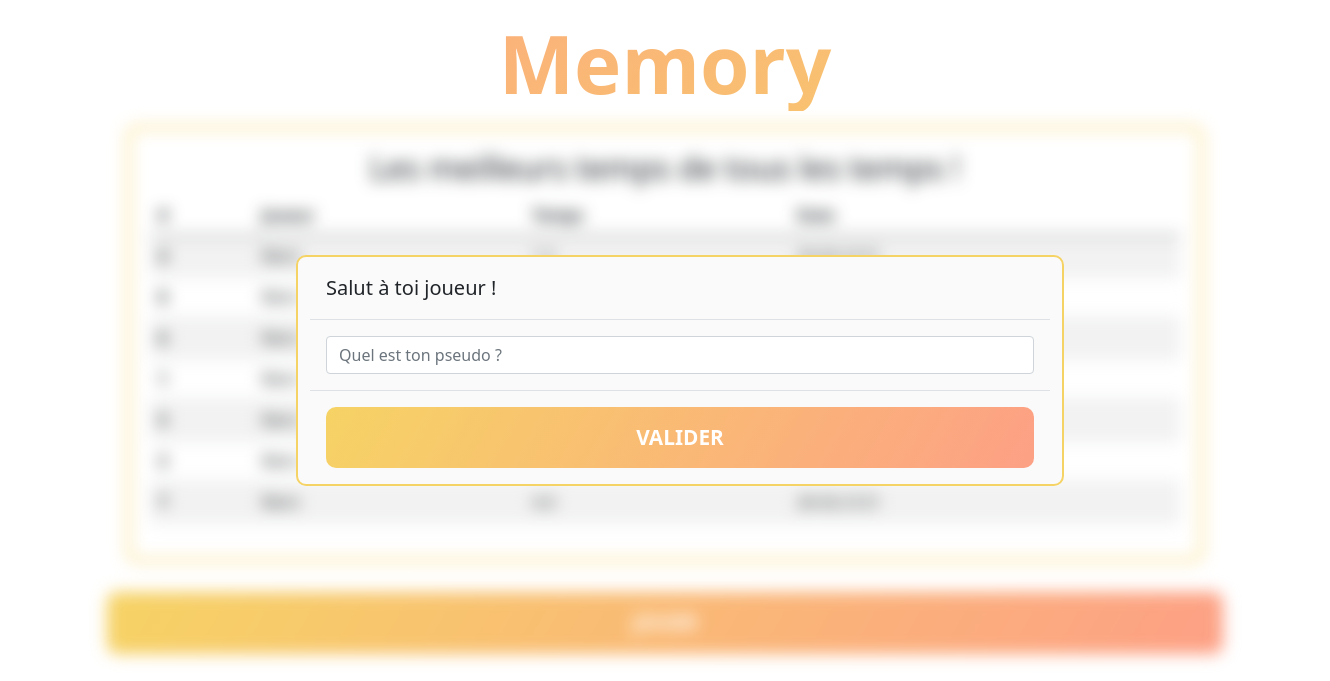
Before: / with the older database file.
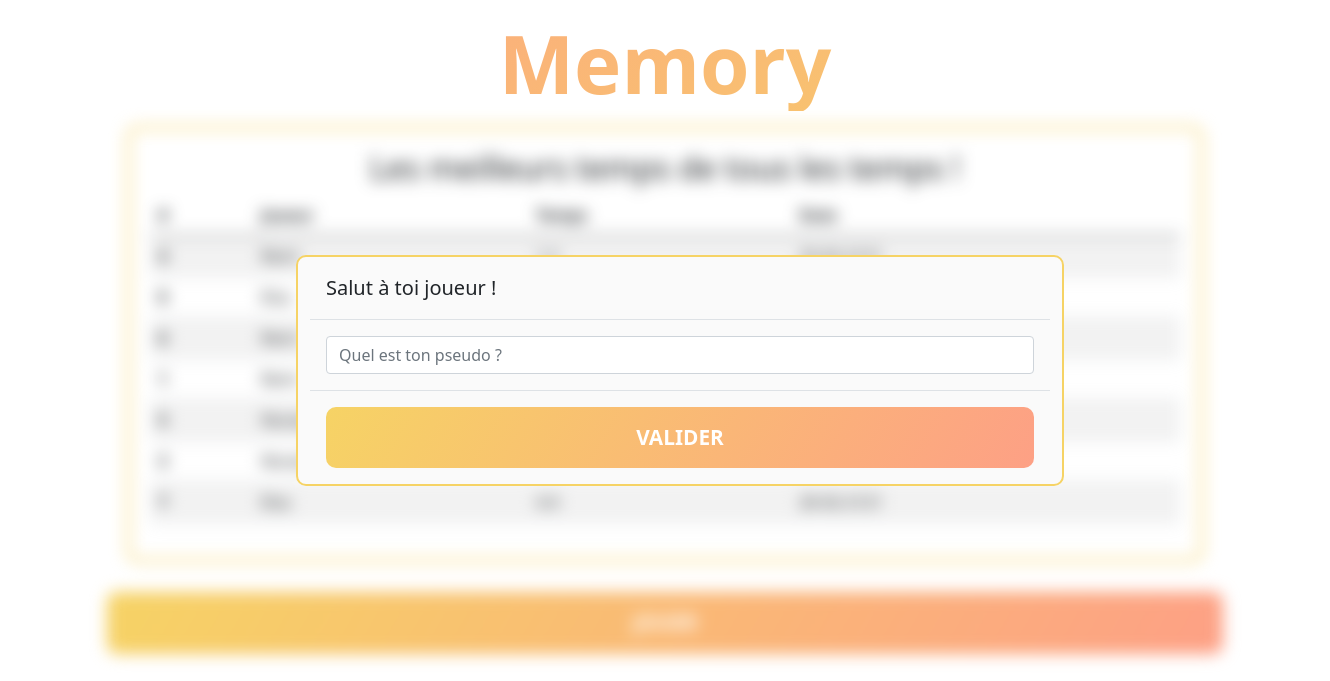
After: the same page with the newer database file.
### tables this page shows
CREATE TABLE IF NOT EXISTS `game` (
  `id` int(10) NOT NULL AUTO_INCREMENT,
  `start_date` varchar(50) NOT NULL,
  `win` tinyint(1) NOT NULL,
  `time_played` float NOT NULL,
  `id_user` int(10) NOT NULL,
  PRIMARY KEY (`id`)
);

CREATE TABLE IF NOT EXISTS `user` (
  `id` int(10) UNSIGNED NOT NULL AUTO_INCREMENT,
  `nickname` varchar(50) NOT NULL,
  PRIMARY KEY (`id`)
);

### src/controller/GameController.php (called while the page is built, shortened)
<?php
class GameController
{
    public function getListAction()
    {
        $db = new \PDO('mysql:host=mysql;dbname=memory;charset=utf8', 'memory', 'memory');
        $game_manager = new GameManager($db);
        $game_list = $game_manager->getList();
        require_once(__DIR__ . '/../view/lobby.php');
    }
}

### src/model/manager/GameManager.php (called while the page is built, shortened)
<?php
class GameManager
{
    private $db;
    public function setDb(\PDO $db) { $this->db = $db; }
    public function getList()
    {
        $games = [];
        $query = $this->db->query('SELECT g.id, g.start_date, g.time_played, g.id_user
            FROM memory.game g
            WHERE g.win = 1
            ORDER BY g.time_played LIMIT 10');
        while ($data = $query->fetch(\PDO::FETCH_ASSOC)) {
            $games[] = new Game($data);
        }
        return $games;
    }
}

### src/model/Game.php (called while the page is built, shortened)
<?php
class Game
{
    private $start_date;
    private $time_played;
    private $user;
    public function __construct(array $data)
    {
        $this->hydrate($data);
    }
    public function hydrate(array $data)
    {
        foreach ($data as $key => $value) {
            $key_transformed = ucwords($key, "_");
            $key_transformed = str_replace("_", "", $key_transformed);
            $method = 'set'.ucfirst($key_transformed);
            if (method_exists($this, $method)) {
                $this->$method($value);
            }
        }
    }
    public function setStartDate(string $start_date)
    {
        $this->start_date = $start_date;
    }
    public function setTimePlayed(float $time_played)
    {
        $this->time_played = $time_played;
    }
    public function setIdUser(int $id_user)
    {
        $user_controller = new UserController();
        $this->user = $user_controller->getByIdAction($id_user);
    }
    public function startDate() { return $this->start_date; }
    public function timePlayed() { return $this->time_played; }
    public function user() { return $this->user; }
}
?>

### src/controller/UserController.php (called while the page is built, shortened)
<?php
class UserController
{
    public function getByIdAction(int $id_user)
    {
        $db = new \PDO('mysql:host=mysql;dbname=memory;charset=utf8', 'memory', 'memory');
        $user_manager = new UserManager($db);
        return $user_manager->getById($id_user);
    }
}

### src/model/manager/UserManager.php (called while the page is built, shortened)
<?php
class UserManager
{
    private $db;
    public function setDb(\PDO $db) { $this->db = $db; }
    public function getById(int $id_user)
    {
        $query = $this->db->query('SELECT * FROM memory.user WHERE id = '.$id_user);
        $data = $query->fetch(\PDO::FETCH_ASSOC);
        $user = new User($data);
        return $user;
    }
}

### src/model/User.php (called while the page is built, shortened)
<?php
class User
{
    private $nickname;
    public function hydrate(array $data)
    {
        foreach ($data as $key => $value) {
            $key_transformed = ucwords($key, "_");
            $key_transformed = str_replace("_", "", $key_transformed);
            $method = 'set'.ucfirst($key_transformed);
        }
    }
    public function setNickname($nickname)
    {
        $this->nickname = $nickname;
    }
    public function nickname() { return $this->nickname; }
}
?>

### src/view/lobby.php (the view, shortened to what this page needs)
<div class="modal-wrapper" id="nickname-modal">
    <div class="container modal-container">
        <div class="modal-header">
            <h5 class="modal-title">Salut à toi joueur !</h5>
        </div>
        <div class="modal-body">
            <div class="form-group">
                <input type="text" class="form-control" id="input-nickname" placeholder="Quel est ton pseudo ?">
            </div>
        </div>
        <div class="modal-footer">
            <button type="button" class="btn btn-primary" id="nickname-modal-submit">Valider</button>
        </div>
    </div>
</div>
<div class="lobby-wrapper">
    <div class="main-container">
        <article class="general-best-game-times">
            <h2>Les meilleurs temps de tous les temps !</h2>
            <table class="table table-striped table-hover">
                <thead>
                    <tr>
                        <th scope="col">#</th>
                        <th scope="col">Joueur</th>
                        <th scope="col">Temps</th>
                        <th scope="col">Date</th>
                    </tr>
                </thead>
                <tbody>
                    <?php foreach($game_list as $game) { ?>
                        <tr>
                            <th scope="row"><?=$game->id();?></td>
                            <td><?=$game->user()->nickname();?></td>
                            <td><?=$game->timePlayed();?></td>
                            <td><?=$game->startDate();?></td>
                        </tr>
                    <?php } ?>
                </tbody>
            </table>
        </article>
    </div>
    <div class="second-container">
        <a class="btn btn-primary btn-lg" id="start-game-submit" href="/index.php?action=start_game" role="button">JOUER</a>
    </div>
</div>
<?php $content = ob_get_clean();
require_once('include/page.php');
?>

### index.php (shortened to what this page needs)
<?php
if (empty($_GET) && empty($_POST)) {
    $game_controller = new GameController();
    $game_controller->getListAction();
}

### src/view/include/page.php (shortened to what this page needs)
<!DOCTYPE html>
<html lang="fr">
<head>
    <link href="/public/bootstrap/css/bootstrap.min.css" rel="stylesheet" />
    <link href="/public/css/style.css" rel="stylesheet" />
</head>
<body>
    <header>
        <h1>Memory</h1>
    </header>
    <main class="container main-wrapper">
        <?= $content ?>
    </main>
</body>
</html>

### public/css/style.css (style rules this page uses)
h1, h2, h3, h4, h5 { text-align: center; }
header h1 { margin: 15px 0; font-size: 5rem; font-weight: 800; background: -webkit-linear-gradient(120deg, #f6d365 0%, #fda085 100%); -webkit-background-clip: text; -webkit-text-fill-color: transparent; }
.btn { font-size: 1.3rem; width: 100%; padding: 15px; border-radius: 10px; text-transform: uppercase; font-weight: 800; background: linear-gradient(120deg, #f6d365 0%, #fda085 100%); border: transparent; }
.modal-wrapper#nickname-modal { position: absolute; left: 50%; top: 30%; width: 60%; height: auto; margin: 0; padding: 15px; z-index: 1; }
.modal-wrapper#nickname-modal .container.modal-container { position: relative; left: -50%; border: 2px solid #f6d365; border-radius: 10px; background-color: #fafafa; }
.lobby-wrapper .main-container { display: flex; margin-bottom: 30px; }
.lobby-wrapper .main-container .general-best-game-times, .lobby-wrapper .main-container .user-best-game-times { padding: 20px; margin: 0 20px; border: 3px solid #f6d365; border-radius: 10px; }
.lobby-wrapper .main-container .general-best-game-times { flex-basis: 100%; }

Changed rows visible on the page:
changed through a linked row, game (number 1 of 7 on the later page): id_user.nickname "Rémi" → "Remi"
changed game (number 2 of 7 on the later page): id_user.nickname "Rémi" → "Elsa"
changed through a linked row, game (number 3 of 7 on the later page): id_user.nickname "Rémi" → "Remi"
changed through a linked row, game (number 4 of 7 on the later page): id_user.nickname "Rémi" → "Remi"
changed game (number 5 of 7 on the later page): id_user.nickname "Rémi" → "Nicolas"
changed game (number 6 of 7 on the later page): id_user.nickname "Rémi" → "Nicolas"
changed game (number 7 of 7 on the later page): id_user.nickname "Rémi" → "Elsa"
